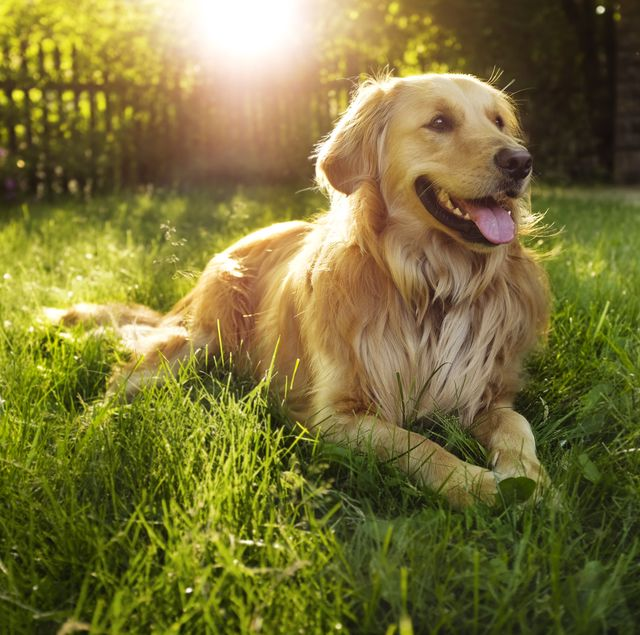
#> input picture Homework1_python2/pic2.jpg, 640 x 635 px
$ python problem5.py
#> lines starting #> are read from the running program, lines starting #| are printed output that depends on the picture; after the words box and inside, x2 and y2 are one past the last pixel; in counts of white or black regions, pixels touching at a corner belong together
import cv2 as cv

img = cv.imread('pic2.jpg')
#> img is the input picture: shape (635, 640, 3); mean B, G, R 56.4, 114.9, 122.6
img1 = cv.imread('pic2.jpg')
cv.circle(img,(img.shape[1]//2, img.shape[0]//2),
		  img.shape[0]//3, (0, 0, 255), thickness = -1)
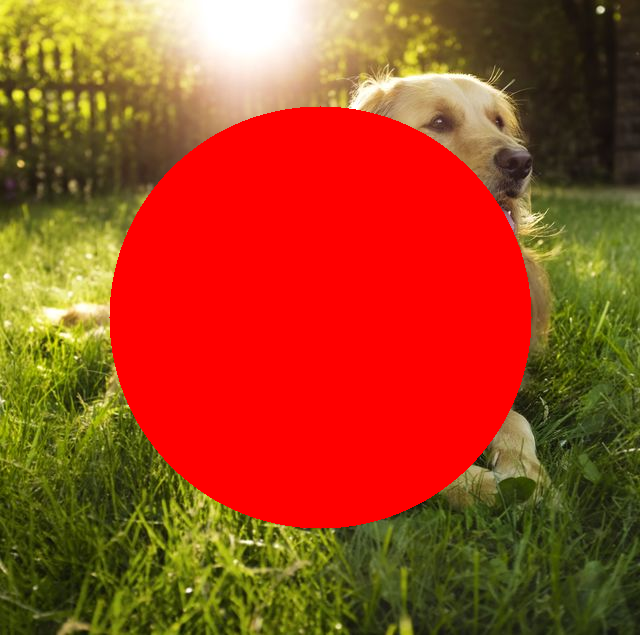
#> img: shape (635, 640, 3); mean B, G, R 32, 72, 160.9

cv.imshow('With_Circle', img)
cv.imshow('Original', img)

cv.waitKey(0)

$ run again, with Homework1_python2/pic1.jpg copied over Homework1_python2/pic2.jpg
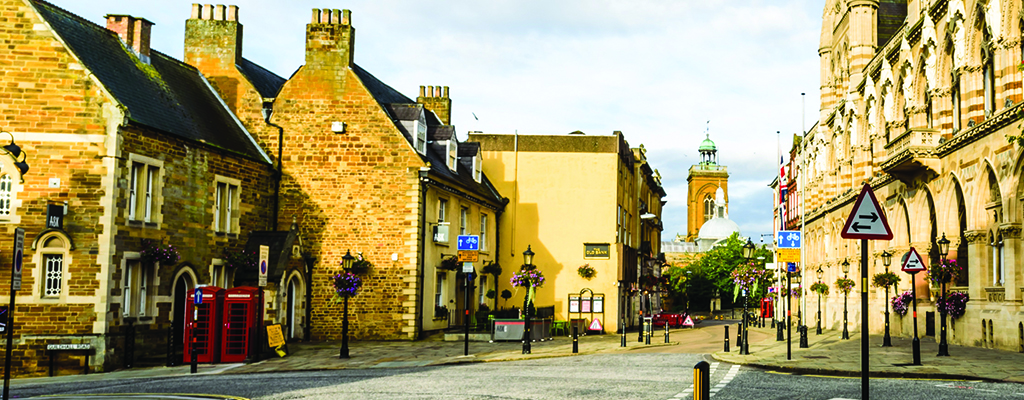
#> input picture Homework1_python2/pic1.jpg, 1024 x 400 px
#> img is the input picture: shape (400, 1024, 3); mean B, G, R 103, 152.1, 162.8
#> `cv.circle(img,(img.shape[1]//2, img.shape[0]//2), img.shape[0]//3, (0,..`:
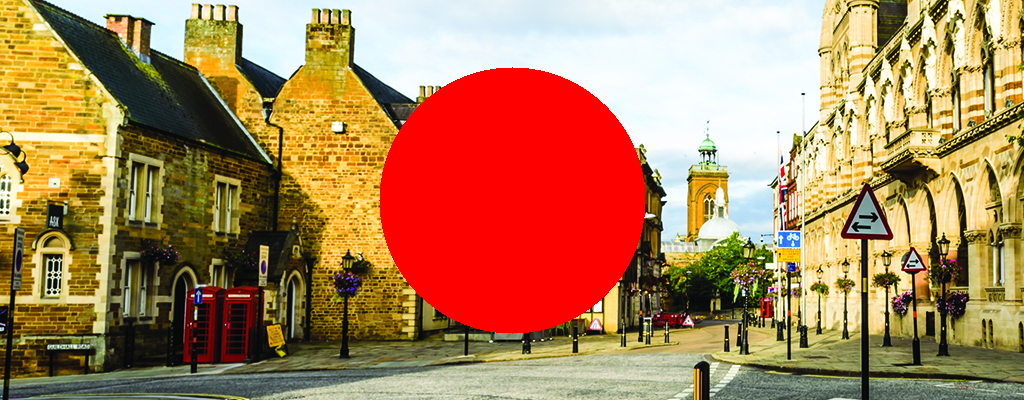
#> img: shape (400, 1024, 3); 13.56% of pixels changed, all inside (x1, y1, x2, y2) = (379, 67, 646, 334)

$ run again, with Homework1_python2/pic3.jpg copied over Homework1_python2/pic2.jpg
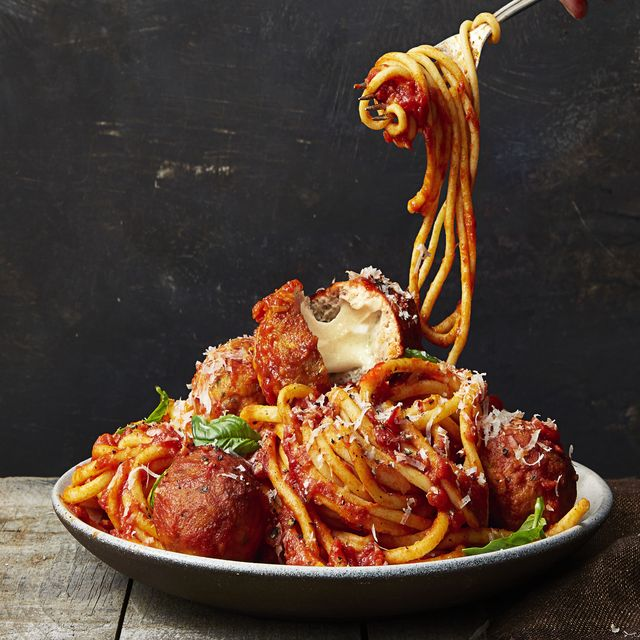
#> input picture Homework1_python2/pic3.jpg, 640 x 640 px
#> img is the input picture: shape (640, 640, 3); mean B, G, R 49.3, 62.4, 83.9
#> `cv.circle(img,(img.shape[1]//2, img.shape[0]//2), img.shape[0]//3, (0,..`:
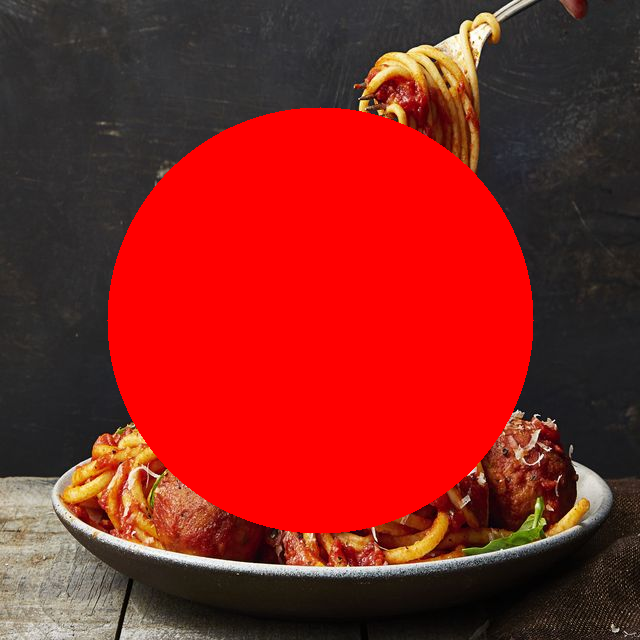
#> img: shape (640, 640, 3); mean B, G, R 31.7, 37.2, 135.2
